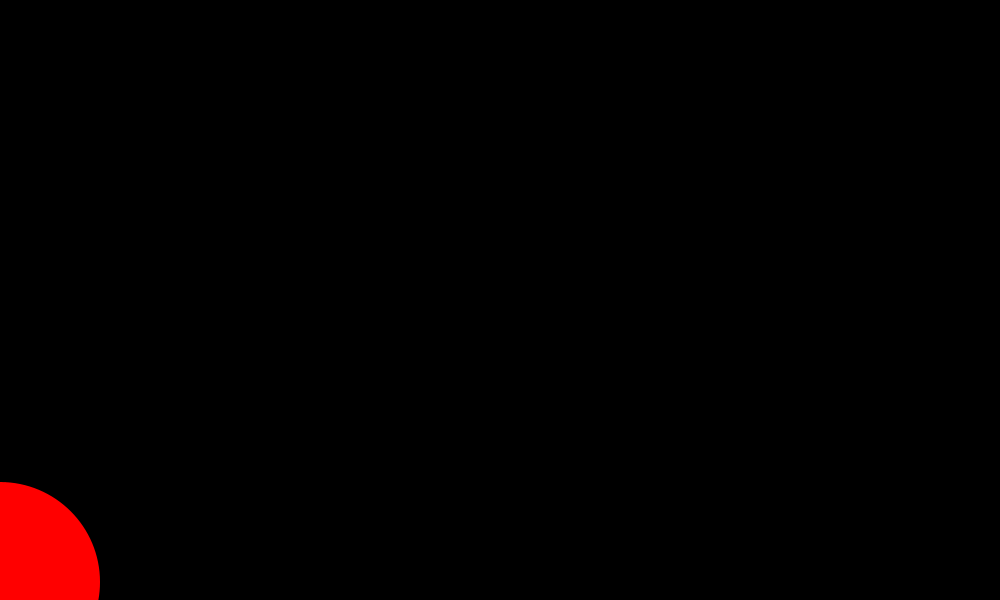
Frame 1 (no input)
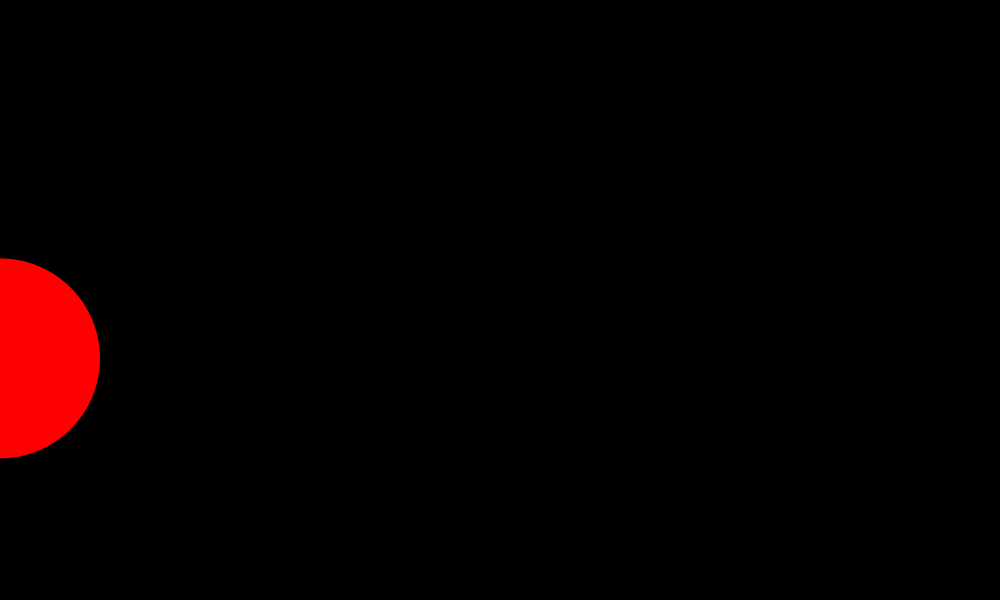
Frame 60 (the mouse pressed at the canvas centre just before this capture)
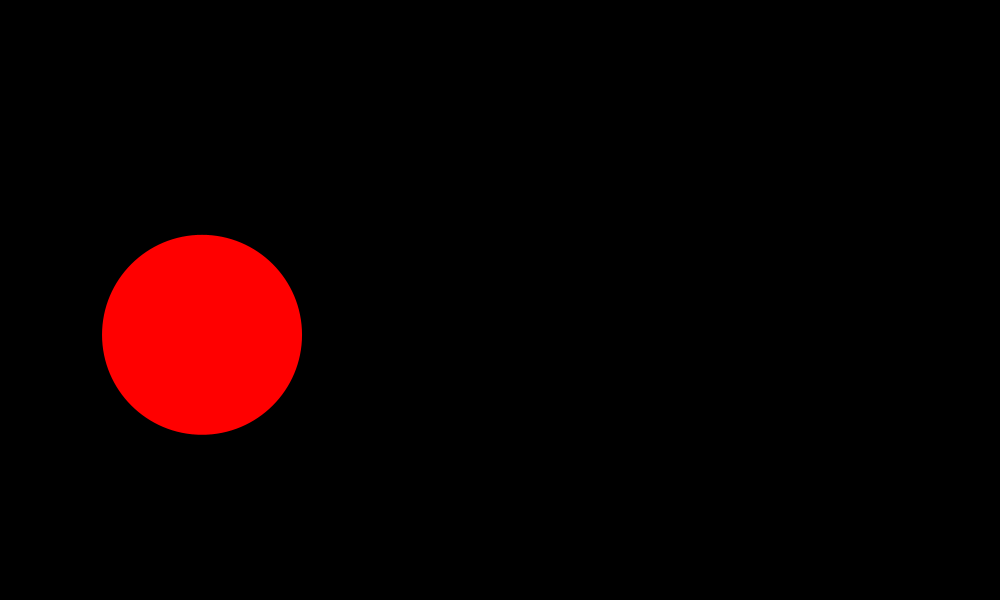
Frame 120 (the mouse held since frame 60 and released just before this capture)

The Processing sketch that drew these frames (run headless with seeded random() and noise(); from frame 60 on, the mouse is pressed at the canvas centre):

// Processing sketch: opdracht_answer_step2
// ── opdracht_answer_step2.pde
float cirkelPositieX;
float cirkelPositieY;
float cirkelSnelheid;
float cirkelRichting;
int cirkelRadius;

int prevTime;

void setup() {
  size(1000, 600);
  
  cirkelPositieX = 0;
  cirkelPositieY = height;
  cirkelSnelheid = 200;
  cirkelRadius = width / 10;
}

void draw() {
  background(0);
  
  float dt = (millis() - prevTime) / 1000F;
  prevTime = millis();
  
  cirkelRichting = atan2(mouseY - cirkelPositieY, mouseX - cirkelPositieX);
  
  cirkelPositieX += cos(cirkelRichting) * cirkelSnelheid * dt;
  cirkelPositieY += sin(cirkelRichting) * cirkelSnelheid * dt;
     
  noStroke();
  fill(255, 0, 0);
  circle(cirkelPositieX, cirkelPositieY, 2 * cirkelRadius);
}
